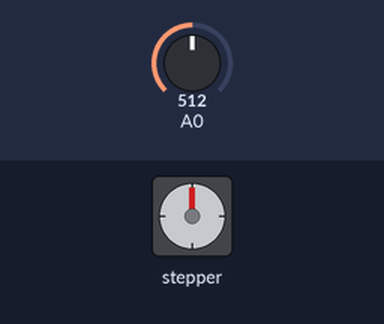
Simulated run of this sketch. Board: Arduino Uno, built with avr-gcc and run on an emulated ATmega328P. Shown: stepper motor. Inputs (shaded band) come from the test bench; at power-on: A0 = 512. Stepper angles assume 2048 steps per turn.

Above: at 1.2 s.
1.3 s: A0 set to 316
2.8 s: A0 set to 281
At 3.25 s:
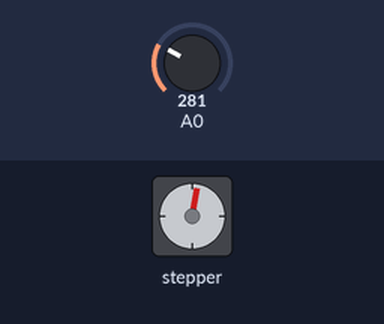
At 3.85 s:
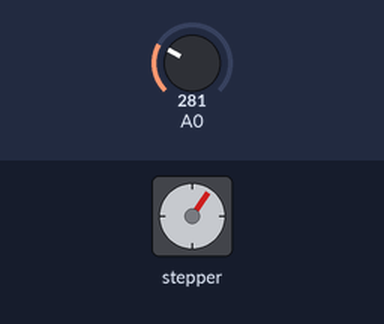
Timing chart, 0 to 17.8 s (numbered marks = the images above; inputs shaded):
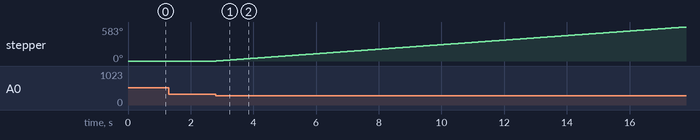

The sketch:

_17_StepMotor_Driver.ino
```cpp
#include <Stepper.h>

// 모터별 스탭 수 설정 (28YBJ-48의 경우 64)
const int stepsPerRevolution = 64;
Stepper stepper(stepsPerRevolution, 8, 10, 9, 11);


void setup() {
  stepper.setSpeed(220); // 속도 설정
}


void loop() {
  int sensorReading = analogRead(A0); // 조이스틱 X축 A0에 연결

  if (sensorReading < 300) {
    stepper.step(1); // 좌 회전
  }
  if (sensorReading > 800) {
    stepper.step(-1); // 우 회전
  }
}
```

Measured:
- the behaviour switches between 300 and 299 on A0 (found by bisection; images 0 and 1)
- after the input at 1.3 s, every drawn part: stays the same
- after the input at 2.8 s, stepper: keeps turning clockwise at about 39°/s, starting at once
